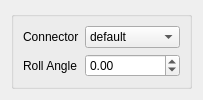
<?xml version="1.0" encoding="UTF-8"?>
<ui version="4.0">
 <class>Form</class>
 <widget class="QWidget" name="Form">
  <property name="geometry">
   <rect>
    <x>0</x>
    <y>0</y>
    <width>187</width>
    <height>84</height>
   </rect>
  </property>
  <property name="windowTitle">
   <string>Form</string>
  </property>
  <layout class="QVBoxLayout" name="verticalLayout">
   <item>
    <widget class="QGroupBox" name="groupBox">
     <property name="title">
      <string/>
     </property>
     <layout class="QGridLayout" name="gridLayout">
      <item row="2" column="1" colspan="2">
       <widget class="QComboBox" name="connector_comboBox">
        <item>
         <property name="text">
          <string>default</string>
         </property>
        </item>
        <item>
         <property name="text">
          <string>leg_2jnt_01</string>
         </property>
        </item>
        <item>
         <property name="text">
          <string>leg_3jnt_01</string>
         </property>
        </item>
       </widget>
      </item>
      <item row="2" column="0">
       <widget class="QLabel" name="label_4">
        <property name="text">
         <string>Connector</string>
        </property>
       </widget>
      </item>
      <item row="3" column="0">
       <widget class="QLabel" name="label">
        <property name="text">
         <string>Roll Angle</string>
        </property>
       </widget>
      </item>
      <item row="3" column="1" colspan="2">
       <widget class="QDoubleSpinBox" name="roll_angle_doubleSpinBox">
        <property name="minimum">
         <double>-360.000000000000000</double>
        </property>
        <property name="maximum">
         <double>360.000000000000000</double>
        </property>
       </widget>
      </item>
     </layout>
    </widget>
   </item>
  </layout>
 </widget>
 <resources/>
 <connections/>
</ui>
